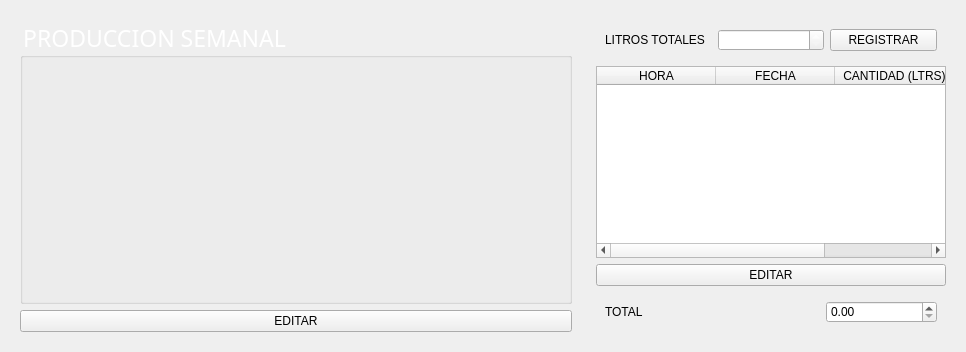
      <widget class="QWidget" name="tab_3">
       <attribute name="icon">
        <iconset resource="fondo.qrc">
         <normaloff>:/iconos/Imagenes/112431Off.png</normaloff>
         <normalon>:/iconos/Imagenes/112431.png</normalon>:/iconos/Imagenes/112431Off.png</iconset>
       </attribute>
       <attribute name="title">
        <string>PRODUCCION</string>
       </attribute>
       <layout class="QHBoxLayout" name="horizontalLayout_4">
        <item>
         <widget class="QFrame" name="frame_16">
          <property name="minimumSize">
           <size>
            <width>570</width>
            <height>0</height>
           </size>
          </property>
          <property name="styleSheet">
           <string notr="true">#frame_16{
border:none;
background:transparent;}</string>
          </property>
          <property name="frameShape">
           <enum>QFrame::StyledPanel</enum>
          </property>
          <property name="frameShadow">
           <enum>QFrame::Raised</enum>
          </property>
          <layout class="QVBoxLayout" name="verticalLayout_7">
           <item>
            <widget class="QGroupBox" name="groupBox_2">
             <property name="styleSheet">
              <string notr="true">QGroupBox{color: white;
font: 26pt Tw Cen MT Condensed;
font-size:23px;}
QFrame{
border:none;}</string>
             </property>
             <property name="title">
              <string>PRODUCCION SEMANAL</string>
             </property>
             <property name="flat">
              <bool>false</bool>
             </property>
             <property name="checkable">
              <bool>false</bool>
             </property>
             <property name="checked">
              <bool>false</bool>
             </property>
             <layout class="QVBoxLayout" name="verticalLayout_10">
              <item>
               <widget class="QFrame" name="Grafica_am">
                <property name="styleSheet">
                 <string notr="true"/>
                </property>
                <property name="frameShape">
                 <enum>QFrame::StyledPanel</enum>
                </property>
                <property name="frameShadow">
                 <enum>QFrame::Raised</enum>
                </property>
                <layout class="QVBoxLayout" name="verticalLayout_12"/>
               </widget>
              </item>
              <item>
               <widget class="QFrame" name="Grafica_pm">
                <property name="minimumSize">
                 <size>
                  <width>0</width>
                  <height>0</height>
                 </size>
                </property>
                <property name="frameShape">
                 <enum>QFrame::StyledPanel</enum>
                </property>
                <property name="frameShadow">
                 <enum>QFrame::Raised</enum>
                </property>
               </widget>
              </item>
             </layout>
            </widget>
           </item>
           <item>
            <widget class="QPushButton" name="pushButton_16">
             <property name="cursor">
              <cursorShape>PointingHandCursor</cursorShape>
             </property>
             <property name="text">
              <string>EDITAR</string>
             </property>
            </widget>
           </item>
          </layout>
         </widget>
        </item>
        <item>
         <widget class="QFrame" name="frame_10">
          <property name="minimumSize">
           <size>
            <width>368</width>
            <height>0</height>
           </size>
          </property>
          <property name="maximumSize">
           <size>
            <width>378</width>
            <height>16777215</height>
           </size>
          </property>
          <property name="styleSheet">
           <string notr="true">#frame_10{
border:none;
background:transparent;}</string>
          </property>
          <property name="frameShape">
           <enum>QFrame::StyledPanel</enum>
          </property>
          <property name="frameShadow">
           <enum>QFrame::Raised</enum>
          </property>
          <layout class="QVBoxLayout" name="verticalLayout_4">
           <item>
            <widget class="QFrame" name="frame_14">
             <property name="styleSheet">
              <string notr="true">#frame_14{
border:none;
background:transparent;}</string>
             </property>
             <property name="frameShape">
              <enum>QFrame::StyledPanel</enum>
             </property>
             <property name="frameShadow">
              <enum>QFrame::Raised</enum>
             </property>
             <layout class="QHBoxLayout" name="horizontalLayout_3">
              <item>
               <widget class="QLabel" name="label_9">
                <property name="minimumSize">
                 <size>
                  <width>50</width>
                  <height>0</height>
                 </size>
                </property>
                <property name="maximumSize">
                 <size>
                  <width>119</width>
                  <height>16777215</height>
                 </size>
                </property>
                <property name="text">
                 <string>LITROS TOTALES</string>
                </property>
               </widget>
              </item>
              <item>
               <widget class="QDoubleSpinBox" name="doubleSpinBox">
                <property name="maximumSize">
                 <size>
                  <width>119</width>
                  <height>16777215</height>
                 </size>
                </property>
                <property name="styleSheet">
                 <string notr="true">color:white</string>
                </property>
               </widget>
              </item>
              <item>
               <widget class="QPushButton" name="pushButton_5">
                <property name="maximumSize">
                 <size>
                  <width>119</width>
                  <height>16777215</height>
                 </size>
                </property>
                <property name="cursor">
                 <cursorShape>PointingHandCursor</cursorShape>
                </property>
                <property name="text">
                 <string>REGISTRAR</string>
                </property>
               </widget>
              </item>
             </layout>
            </widget>
           </item>
           <item>
            <widget class="QTableWidget" name="tableWidget_3">
             <property name="minimumSize">
              <size>
               <width>348</width>
               <height>0</height>
              </size>
             </property>
             <property name="maximumSize">
              <size>
               <width>400</width>
               <height>16777215</height>
              </size>
             </property>
             <property name="baseSize">
              <size>
               <width>0</width>
               <height>0</height>
              </size>
             </property>
             <property name="styleSheet">
              <string notr="true">QTableWidget{
background:rgba(47, 53, 66, .7);}</string>
             </property>
             <property name="selectionBehavior">
              <enum>QAbstractItemView::SelectRows</enum>
             </property>
             <property name="gridStyle">
              <enum>Qt::DotLine</enum>
             </property>
             <property name="rowCount">
              <number>0</number>
             </property>
             <property name="columnCount">
              <number>3</number>
             </property>
             <attribute name="horizontalHeaderCascadingSectionResizes">
              <bool>false</bool>
             </attribute>
             <attribute name="horizontalHeaderDefaultSectionSize">
              <number>119</number>
             </attribute>
             <column>
              <property name="text">
               <string>HORA</string>
              </property>
             </column>
             <column>
              <property name="text">
               <string>FECHA</string>
              </property>
             </column>
             <column>
              <property name="text">
               <string>CANTIDAD (LTRS)</string>
              </property>
             </column>
            </widget>
           </item>
           <item>
            <widget class="QPushButton" name="pushButton_9">
             <property name="cursor">
              <cursorShape>PointingHandCursor</cursorShape>
             </property>
             <property name="text">
              <string>EDITAR</string>
             </property>
            </widget>
           </item>
           <item>
            <widget class="QFrame" name="frame_15">
             <property name="styleSheet">
              <string notr="true">#frame_15{
border:none;
background:transparent;}</string>
             </property>
             <property name="frameShape">
              <enum>QFrame::StyledPanel</enum>
             </property>
             <property name="frameShadow">
              <enum>QFrame::Raised</enum>
             </property>
             <layout class="QHBoxLayout" name="horizontalLayout_5">
              <item>
               <widget class="QLabel" name="label_16">
                <property name="minimumSize">
                 <size>
                  <width>215</width>
                  <height>0</height>
                 </size>
                </property>
                <property name="text">
                 <string>TOTAL</string>
                </property>
               </widget>
              </item>
              <item>
               <widget class="QDoubleSpinBox" name="doubleSpinBox_2"/>
              </item>
             </layout>
            </widget>
           </item>
          </layout>
         </widget>
        </item>
       </layout>
      </widget>
